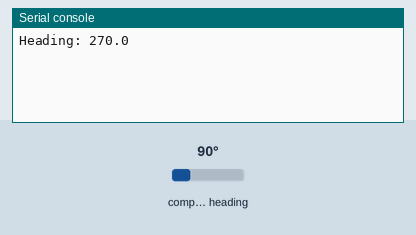
Recording of a program running on a simulated Raspberry Pi Pico running MicroPython. Parts: the last lines printed to the serial console. The inputs (shaded band) are chosen by the test bench; at power-on: compass heading 90°.

Above: at 1.2 s.
1.3 s: compass heading set to 7°
At 2.6 s:
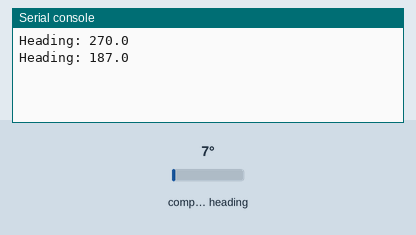
4.0 s: compass heading set to 180°
At 5.3 s:
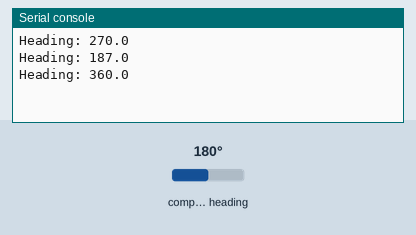
Timing chart, 0 to 7.0 s (numbered marks = the images above; inputs shaded):
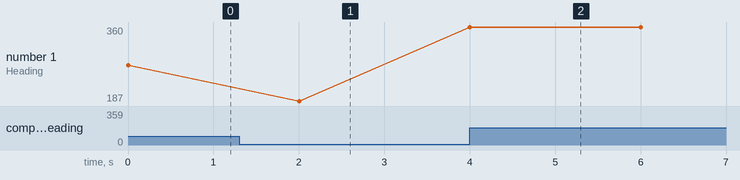

The program:

qmc5883l_mpython.py
```python
# QMC5883L Example
from machine import I2C, Pin
from time import sleep
from math import pi, atan2

# Class to acess sensor
class QMC5883L:

    def __init__(self, i2c):
        self.i2c = i2c
        self.QMC_ADDR = 0x0D
        self.QMC_REG_XL = 0
        self.QMC_REG_ST = 6
        self.QMC_REG_CR1 = 9
        self.QMC_REG_SR = 11
        i2c.writeto_mem(self.QMC_ADDR, self.QMC_REG_SR, b'\x01')
        i2c.writeto_mem(self.QMC_ADDR, self.QMC_REG_CR1, b'\x81')

    def getHeading(self):
        st = i2c.readfrom_mem(self.QMC_ADDR,self.QMC_REG_ST,1)
        while (st[0] & 1) == 0:
            sleep(0.01)
            st = i2c.readfrom_mem(self.QMC_ADDR,self.QMC_REG_ST,1)
        data = i2c.readfrom_mem(self.QMC_ADDR,self.QMC_REG_XL,6)
        x = data[0] + (data[1] << 8);
        y = data[2] + (data[3] << 8);
        if (x & 0x8000) != 0:
            x = x - 0x10000
        if (y & 0x8000) != 0:
            y = y - 0x10000
        angle = atan2(float(y),float(x))
        return (angle*180)/pi + 180

# Test Program
i2c = I2C(0, sda=Pin(16), scl=Pin(17))
compass = QMC5883L(i2c)
while True:
    print ('Heading: {:.1f}'.format(compass.getHeading()))
    sleep(2)
```

Measured:
- after the input at 1.3 s, the serial console: prints a new line after 0.70 s (image 1)
- after the input at 4.0 s, the serial console: prints a new line at once (image 2)
- plotted number 1: 270 → 187 after the input at 1.3 s, 187 → 360 after the input at 4.0 s
